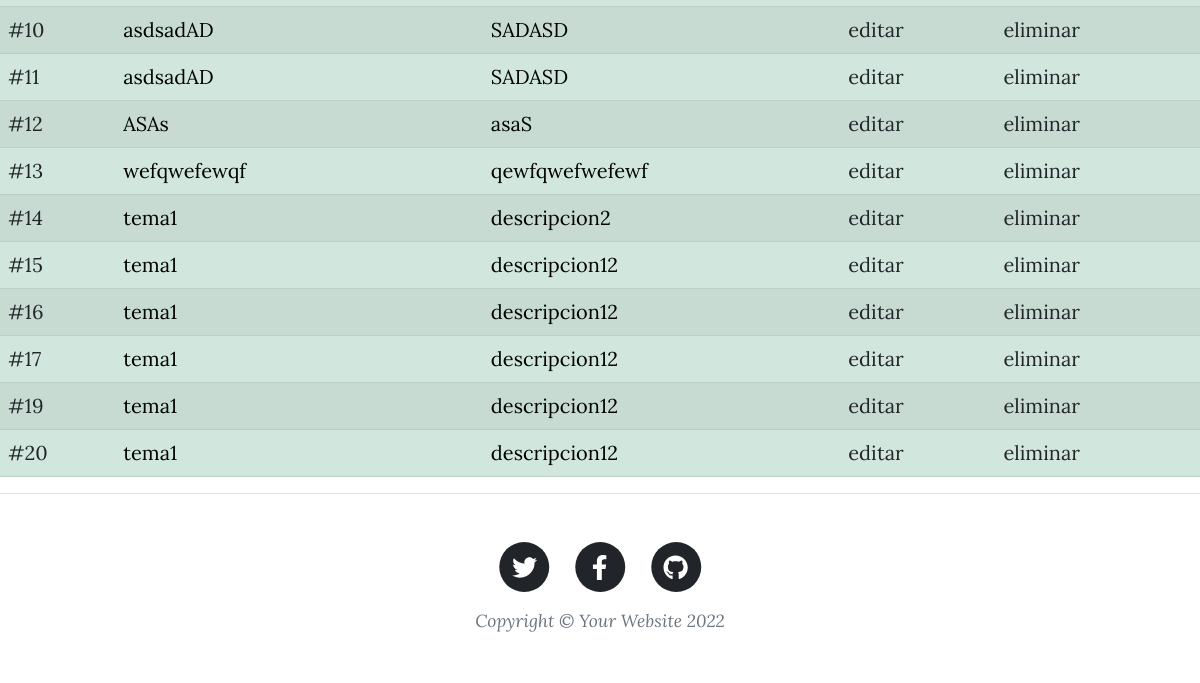
Before: /AppBlog/pages/ (signed in, lower part) with the older database file.
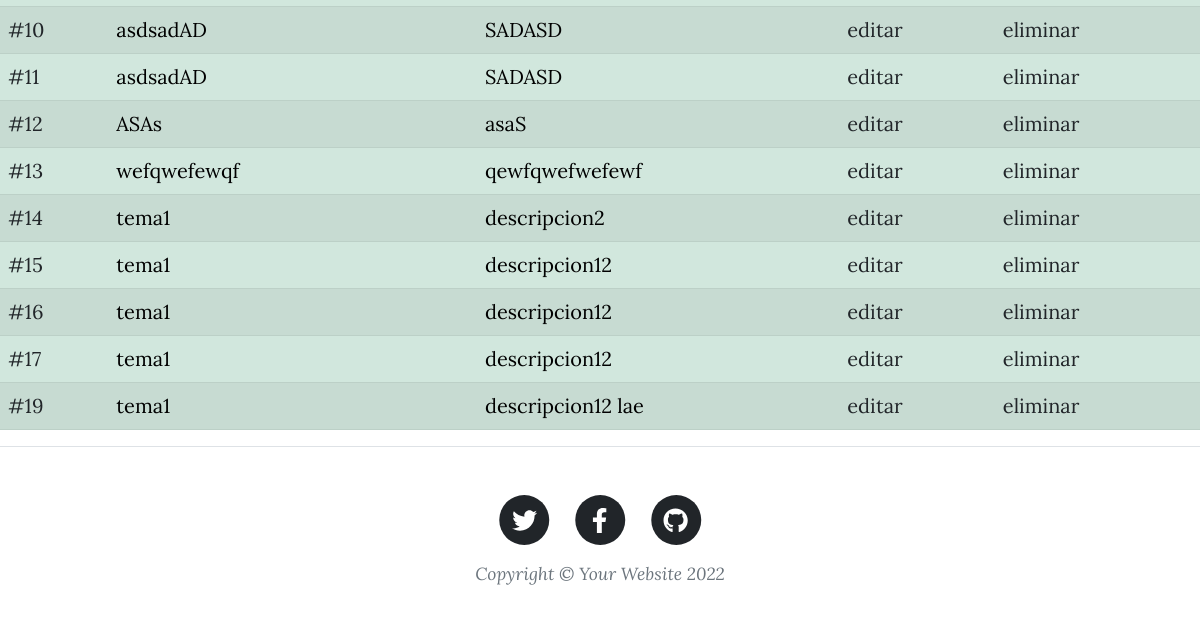
After: the same page with the newer database file.
### AppBlog/models.py (models this page shows, shortened)
class pages(models.Model):
    tema=models.CharField(max_length=50)
    descripcion=models.CharField(max_length=256,null=True)

### AppBlog/views.py (the view)
# urls.py: path("pages/", paginas, name="pages"),
@login_required
def paginas(request):
    if request.method=="POST":
        form= pagesForm(request.POST)
        if form.is_valid():
            informacion=form.cleaned_data
            tema= informacion["tema"]
            descripcion= informacion["descripcion"]
            p= pages(tema=tema, descripcion=descripcion)
            p.save()
            paginas=pages.objects.all()
            return render(request, "AppBlog/pages.html" ,{"form": form,"paginas": paginas})
        else:
            return render(request, "AppBlog/pages.html" ,{"form": form, "mensaje": "Informacion no valida"})
    else:
        form= pagesForm()
        paginas=pages.objects.all()
        return render(request, "AppBlog/pages.html", {"form": form,"paginas": paginas})

### AppBlog/templates/AppBlog/pages.html (shortened to what this page needs)
{% extends "AppBlog/padre.html" %}
{% load static %}
{% block contenido_que_cambia %}
{% if paginas %}
<table class="table table-success table-striped justify-content-md-center">
    {% for pagina in paginas %}
    <tr>
        <td><a href="{% url 'blogs' %}?pagina_id={{ pagina.id }}&tema={{ pagina.tema }}&descripcion={{ pagina.descripcion }}">#{{ pagina.id }}</a></td>
        <td>{{ pagina.tema }}</td>
        <td>{{ pagina.descripcion }}</td>
        <td><a href="{% url 'editarPage' pagina.id %}">editar</a></td>
        <td><a href="{% url 'deletePage' pagina.id %}">eliminar</a></td>
    </tr>
    {% endfor %}
</table>
{% else %}
<h2>NO HAY Paginas</h2>
{% endif %}
{% endblock %}

Changed rows visible on the page:
removed pages: id "20", tema "tema1", descripcion "descripcion12"
changed pages id 19: descripcion "descripcion12" → "descripcion12 lae"
